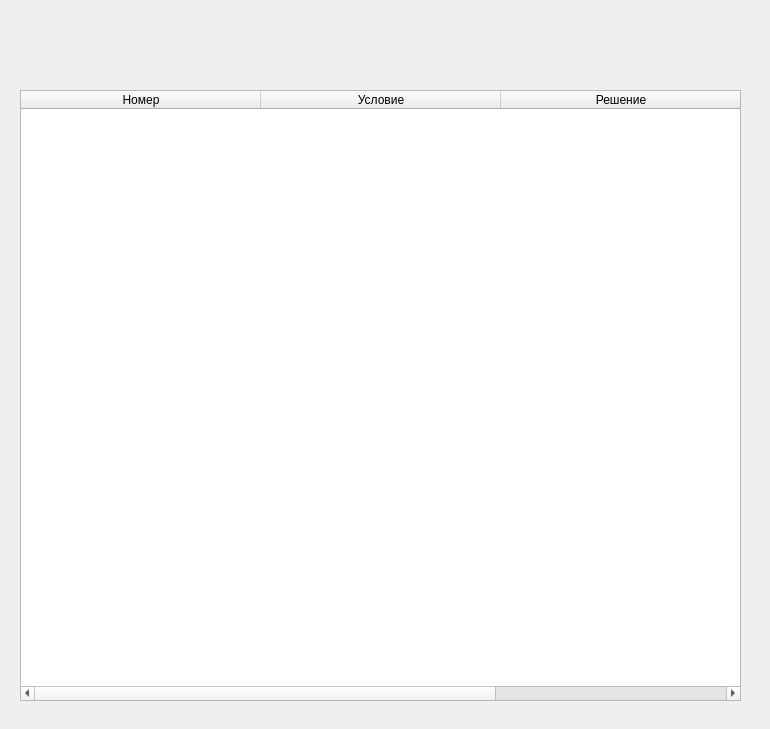
<?xml version="1.0" encoding="UTF-8"?>
<ui version="4.0">
 <class>Form</class>
 <widget class="QWidget" name="Form">
  <property name="geometry">
   <rect>
    <x>0</x>
    <y>0</y>
    <width>770</width>
    <height>729</height>
   </rect>
  </property>
  <property name="windowTitle">
   <string>Form</string>
  </property>
  <widget class="QTableWidget" name="tableWidget">
   <property name="geometry">
    <rect>
     <x>20</x>
     <y>90</y>
     <width>721</width>
     <height>611</height>
    </rect>
   </property>
   <attribute name="horizontalHeaderDefaultSectionSize">
    <number>240</number>
   </attribute>
   <attribute name="verticalHeaderDefaultSectionSize">
    <number>80</number>
   </attribute>
   <column>
    <property name="text">
     <string>Номер</string>
    </property>
   </column>
   <column>
    <property name="text">
     <string>Условие</string>
    </property>
   </column>
   <column>
    <property name="text">
     <string>Решение</string>
    </property>
   </column>
  </widget>
 </widget>
 <resources/>
 <connections/>
</ui>
